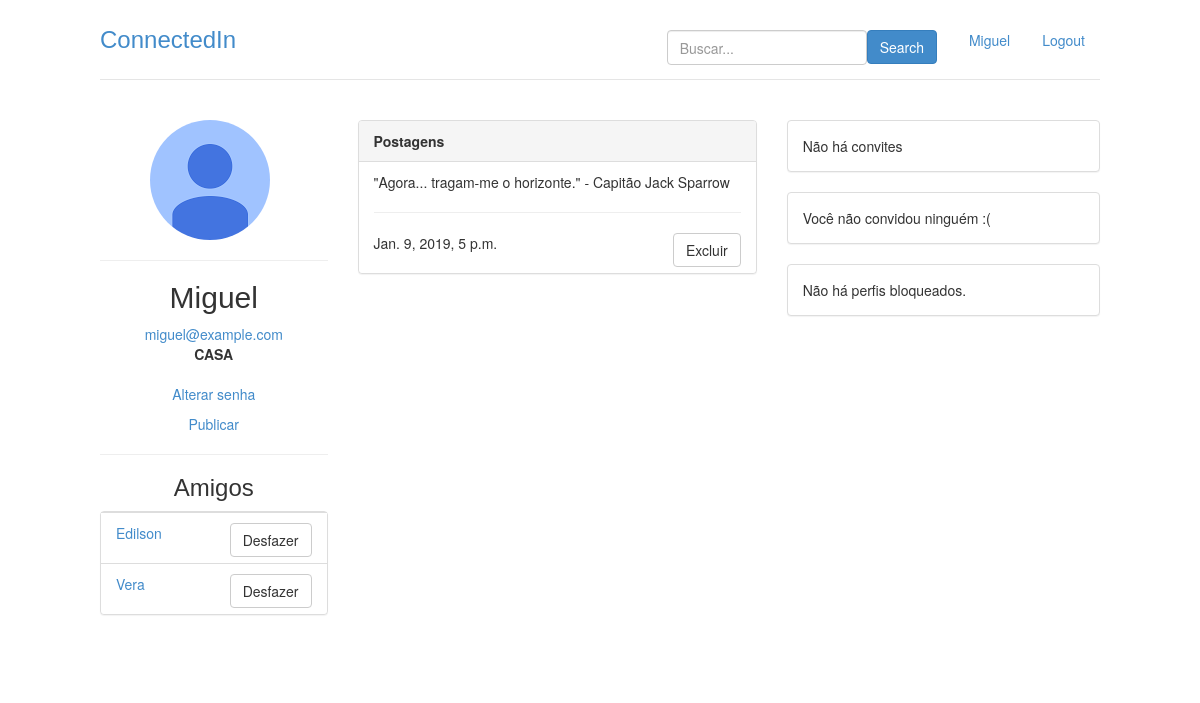
Page /perfil/20 (signed in) on the committed database.
### perfis/models.py (models this page shows, shortened)
class Perfil(models.Model):
    nome = models.CharField(max_length=255, null=False)
    telefone = models.CharField(max_length=20, null= False)
    nome_empresa = models.CharField(max_length=255, null=False)
    contatos = models.ManyToManyField('self')
    usuario = models.OneToOneField(User, related_name = "perfil", on_delete = models.CASCADE)
    contatos_bloqueados = models.ManyToManyField('self', related_name = 'meus_contatos_bloqueados', symmetrical=False, through= 'Bloqueio')
    def super_user(self):
        return self.usuario.is_superuser
    @property
    def email(self):
        return self.usuario.email
    def __str__(self):
        return self.nome
    def mostrar_perfil(self, perfil_a_exibir):
        pode_mostrar = True
        for perfil in perfil_a_exibir.bloqueios_feitos.all():
            if perfil.perfil_bloqueado.id == self.id:
                return False
        return pode_mostrar
    def pode_convidar(self, perfil_a_convidar):
        pode_convidar = False
        convites = Convite.objects.filter(solicitante=self, convidado=perfil_a_convidar).all()
        if len(convites) == 0 and perfil_a_convidar not in self.contatos.all():
            pode_convidar = True
        return pode_convidar
    def pode_bloquear(self, perfil_a_bloquear):
        pode_bloquear = True
        for perfil in self.bloqueios_feitos.all():
            if perfil.perfil_bloqueado.id == perfil_a_bloquear.id:
                return False
        return pode_bloquear
    @property
    def bloqueios_feitos(self): #meus_bloqueios
        return Bloqueio.objects.filter(perfil_que_bloqueia=self)

class Postagem(models.Model):
    texto = models.CharField(max_length=255, null=False)
    dt_publicacao = models.DateTimeField(default=timezone.now)
    responsavel = models.ForeignKey(Perfil,on_delete=models.CASCADE,related_name='minhas_postagens' )
    def __str__(self):
        return self.texto
    class Meta:
        ordering = ['-dt_publicacao']

### perfis/views.py (the view)
# urls.py: path('perfil/<int:perfil_id>', views.exibir_perfil, name='exibir'),
@login_required
def exibir_perfil(request, perfil_id):
	perfil = Perfil.objects.get(id=perfil_id)
	perfil_logado = get_perfil_logado(request)
	pode_convidar = perfil_logado.pode_convidar(perfil)
	pode_bloquear = perfil_logado.pode_bloquear(perfil)
	pode_mostrar = perfil_logado.mostrar_perfil(perfil)
	return render(request, 'perfil.html',
		          {'perfil' : perfil,
				   'perfil_logado' : get_perfil_logado(request), 'pode_convidar': pode_convidar, 'pode_bloquear': pode_bloquear, 'mostrar_perfil': pode_mostrar})

### perfis/views.py (called while the page is built)
@login_required
def get_perfil_logado(request):
	return request.user.perfil

### perfis/templates/perfil.html (shortened to what this page needs)
{% extends 'base.html' %}
{% block body %}
{% if mostrar_perfil %}
	<div class="row">
		<div class = "col-lg-3">
				<img src="/static/img/photo.jpg" alt="Perfil Icon" style="border-radius: 70px; margin-left: 50px">
				<hr>
				<h2 style="text-align: center; font-family: 'Gill Sans', 'Gill Sans MT', Calibri, 'Trebuchet MS', sans-serif">{{ perfil.nome }}</h2>
				<address style="text-align: center">
					<a href = "mailto:{{ perfil.email }}">{{ perfil.email }}</a>
					<br>
					<strong>{{ perfil.nome_empresa }}</strong>
				</address>
				{% if perfil.id == perfil_logado.id %}
					<p style="text-align: center"><a href = "{% url 'mudar_senha' %}">Alterar senha</a></p>
				{% endif %}
				{% if perfil.id == perfil_logado.id %}
					<p style="text-align: center"><a href = "{% url 'postar' %}">Publicar</a></p>
				<hr>
				<h3 style="text-align: center; font-family:'Lucida Sans', 'Lucida Sans Regular', 'Lucida Grande', 'Lucida Sans Unicode', Geneva, Verdana, sans-serif">Amigos</h3>
				<nav>
					<div class="panel panel-default">
							{% with total=perfil_logado.contatos.count %}
								{% if total %}
								<ul class="list-group">
										{% for perfil in perfil_logado.contatos.all %}
											<li class = "list-group-item">
												<p><a href = "{% url 'exibir' perfil.id %}">{{ perfil }}</a>
													<a class="btn btn-default pull-right" style="min-width: 20px; min-height: 10px;" href="{% url 'desfazer' perfil.id %}">Desfazer</a>
												</p>
											</li>
										{% endfor %}
									</ul>
								{% else %}
									<div class="panel-body">
										Não há amigos :(
									</div>
								{% endif %}
							{% endwith %}
						</div>
				</nav>
				{% endif %}
			</div>
			{% if perfil.id == perfil_logado.id %}
				<div class = "col-lg-5">
				{% if perfil.id == perfil_logado.id %}
					{% if perfil_logado.minhas_postagens %}
						<div class="panel panel-default">
							<div class="panel-heading">
								<strong>Postagens</strong>
							</div>
							<ul class="list-group">
								{% for post in perfil_logado.minhas_postagens.all %}
									<li class = "list-group-item">
										{{ post }}
										<p>
											<hr>
											{{ post.dt_publicacao }}
											<button class="btn btn-default pull-right btn-confirm">Excluir</button>
										</p>
									</li>
								{% endfor %}
							</ul>
					{% else %}
						<div class="panel-body">
							Você ainda não publicou. :(
						</div>
					{% endif %}
				{% endif %}
				</div>
			</div>
			<div class = "col-lg-4">
				<aside>
				<div class="panel panel-default">
					{% with total=perfil_logado.convites_recebidos.count %}
						{% if total %}
							<div class="panel-heading">
								<strong> Você tem {{ total }}
								Convite{{ total|pluralize }}</strong>
							</div>
							<ul class="list-group">
								{% for convite in perfil_logado.convites_recebidos.all %}
									<li class = "list-group-item">
										<p>
											<a href = "{% url 'exibir' convite.solicitante.id %}">
													{{convite.solicitante.nome}}</a>
											<a class="btn btn-danger pull-right" style="min-width: 20px; min-height: 10px;" href = "{% url 'recusar' convite.id %}">recusar</a>
											<a class="btn btn-success pull-right" style="min-width: 20px; min-height: 10px;" href = "{% url 'aceitar' convite.id %}">aceitar</a>
										</p>
									</li>
								{% endfor %}
						{% else %}
							<div class="panel-body">
								Não há convites
							</div>
						{% endif %}
					{% endwith %}
				</div>
				<div class="panel panel-default">
					{% with total=perfil_logado.convites_feitos.count %}
						{% if total %}
							<div class="panel-heading">
								<strong> Você fez {{ total }}
								convite{{ total|pluralize }}</strong>
							</div>
							<ul class="list-group">
								{% for convite in perfil_logado.convites_feitos.all %}
									<li class = "list-group-item">
										<p>
											<a href = "{% url 'exibir' convite.convidado.id %}">
													{{convite.convidado.nome}}</a>
											</p>
									</li>
								{% endfor %}
						{% else %}
							<div class="panel-body">
								Você não convidou ninguém :(
							</div>
						{% endif %}
					{% endwith %}
				</div>
			</aside>
			<div class="panel panel-default">
					{% with total=perfil_logado.bloqueios_feitos.count %}
						{% if total %}
							<div class="panel-heading">
								<strong> {{ total }}
								Perfi{{ total|pluralize }} bloqueado{{ total|pluralize }}</strong>
							</div>
							<ul class="list-group">
								{% for bloqueio in perfil_logado.bloqueios_feitos.all %}
									<li class = "list-group-item">
										<p>
											<a href = "{% url 'exibir' bloqueio.perfil_bloqueado.id %}">{{bloqueio.perfil_bloqueado}}</a>
											<a class="btn btn-default pull-right" style="min-width: 20px; min-height: 10px;" href = "{% url 'desbloquear' bloqueio.id %}">Desbloquear</a>
										</p>
									</li>
								{% endfor %}
								</ul>
						{% else %}
							<div class="panel-body">
								Não há perfis bloqueados.
							</div>
						{% endif %}
					{% endwith %}
				</div>
		{% endif %}
			</div>
		</div>
		</div>
		{% else %}
		 Usuário não encontrado.
	{% endif %}
{% endblock %}

### perfis/templates/base.html (shortened to what this page needs)
{% load staticfiles %}
<!doctype html>
<html lang = "pt-br">
	<head>
		<link rel="stylesheet" href="{% static 'styles/bootstrap.css' %}">
		<link rel="stylesheet" href="{% static 'styles/main.css' %}">
	</head>
	<body class="">
		<div class="container">
			<div class = "header">
				<ul class = "nav nav-pills pull-right">
					<li>
						<div class="container">
							<form class = "form-signin" action="{% url 'buscar' %}"  method="post">
								<button class="btn btn-primary pull-right" type = "submit">Search</button>
								<input type="text"	name="username"  class = "form-control pull-right"
											style="min-width: 200px; min-height: 35px; max-width: 200px; max-height: 35px;"
													id="nome_id"	placeholder="Buscar..." required>
							</form>
						</div>
					</li>
					<li><a href = "{% url 'exibir' perfil_logado.id %}">{{ perfil_logado.nome }}</a></li>
					<li><a href = "/logout/">Logout</a></li>
				</ul>
				<h3 class = "text-muted" style="font-family:'Lucida Sans', 'Lucida Sans Regular', 'Lucida Grande', 'Lucida Sans Unicode', Geneva, Verdana, sans-serif"><a href="{% url 'index' %}">ConnectedIn</a></h3>
			</div>
			<div class="row content">
				{% block body%}
				{% endblock %}
			</div>
	</body>
</html>

### perfis/static/styles/main.css (style rules this page uses)
body { padding-top: 20px; padding-bottom: 20px; }
.header, .content, .footer { padding-left: 15px; padding-right: 15px; }
.header { border-bottom: 1px solid #e5e5e5; }
.header h3 { margin-top: 0; margin-bottom: 0; line-height: 40px; padding-bottom: 19px; }
@media (min-width: 1068px) { .container { max-width: 1030px; } }
.content { margin: 40px 0; }
@media screen and (min-width: 768px) { .header, .content, .footer { padding-left: 0; padding-right: 0; } }
@media screen and (min-width: 768px) { .header { margin-bottom: 30px; } }

### rows in the picture
Perfil: nome "Miguel", email "miguel@example.com", nome_empresa "CASA"
Perfil: nome "Edilson"
Perfil: nome "Vera"
Postagem: texto "\"Agora... tragam-me o horizonte.\" - Capitão Jack Sparrow", dt_publicacao "Jan. 9, 2019, 5 p.m."
